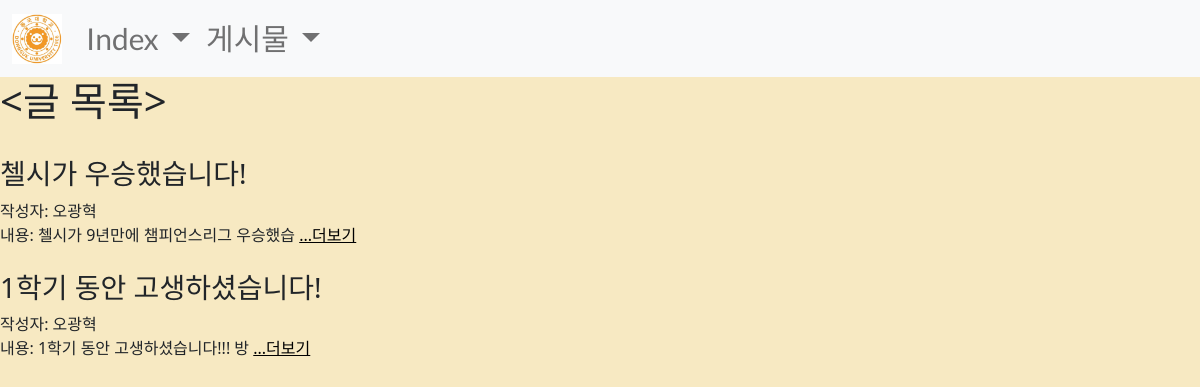
/posts/, run on the app's committed database.
### main/models.py (models this page shows, shortened)
class Post(models.Model):
    title = models.CharField(max_length=200)
    writer = models.CharField(max_length=100)
    pub_date = models.DateTimeField()
    body = models.TextField()
    image = models.ImageField(upload_to = 'post/',blank = True, null = True)
    def summary(self):
        return self.body[:20]

### main/views.py (the view)
# urls.py: path('posts/', posts, name="posts"),
def posts(request):
    posts = Post.objects.all()
    return render(request, 'main/posts.html', {'posts': posts})

### main/templates/main/posts.html
{% extends 'base.html' %}
{% load static %}
{% block content %}
    <h1>&#60;글 목록&#62;</h1><br>
    {% for post in posts%}
    <div>
    <h3>{{post.title}}</h3>
    작성자: {{post.writer}}<br>
    내용: {{post.summary}}
    <a class='write' href = "{%url 'main:detail' post.id%}">...더보기</a><br><br>
    </div>
    {% endfor %}
{% endblock %}

### sns_project/static/css/home.css (style rules this page uses)
body { background-color:rgb(247, 233, 194); }

### sns_project/static/css/future.css (style rules this page uses)
a:link { color:black; }

### data on the page
Post: title "첼시가 우승했습니다!", writer "오광혁", summary "첼시가 9년만에 챔피언스리그 우승했습"
Post: title "1학기 동안 고생하셨습니다!", writer "오광혁", summary "1학기 동안 고생하셨습니다!!! 방"
